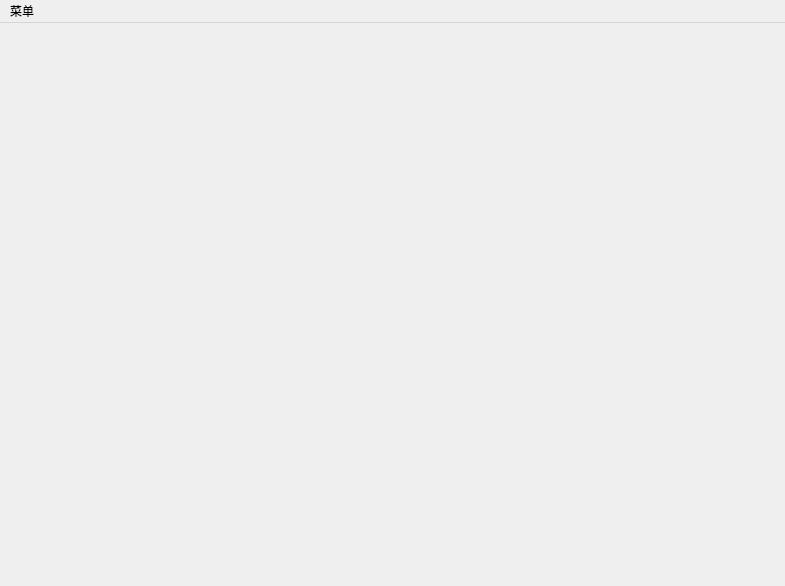
<?xml version="1.0" encoding="UTF-8"?>
<ui version="4.0">
 <class>MainScene</class>
 <widget class="QMainWindow" name="MainScene">
  <property name="geometry">
   <rect>
    <x>0</x>
    <y>0</y>
    <width>785</width>
    <height>586</height>
   </rect>
  </property>
  <property name="windowTitle">
   <string>MainScene</string>
  </property>
  <widget class="QWidget" name="centralWidget"/>
  <widget class="QMenuBar" name="menuBar">
   <property name="geometry">
    <rect>
     <x>0</x>
     <y>0</y>
     <width>785</width>
     <height>26</height>
    </rect>
   </property>
   <widget class="QMenu" name="menu">
    <property name="title">
     <string>菜单</string>
    </property>
    <addaction name="actionexit"/>
   </widget>
   <addaction name="menu"/>
  </widget>
  <action name="actionexit">
   <property name="text">
    <string>退出</string>
   </property>
  </action>
 </widget>
 <layoutdefault spacing="6" margin="11"/>
 <resources/>
 <connections/>
</ui>
